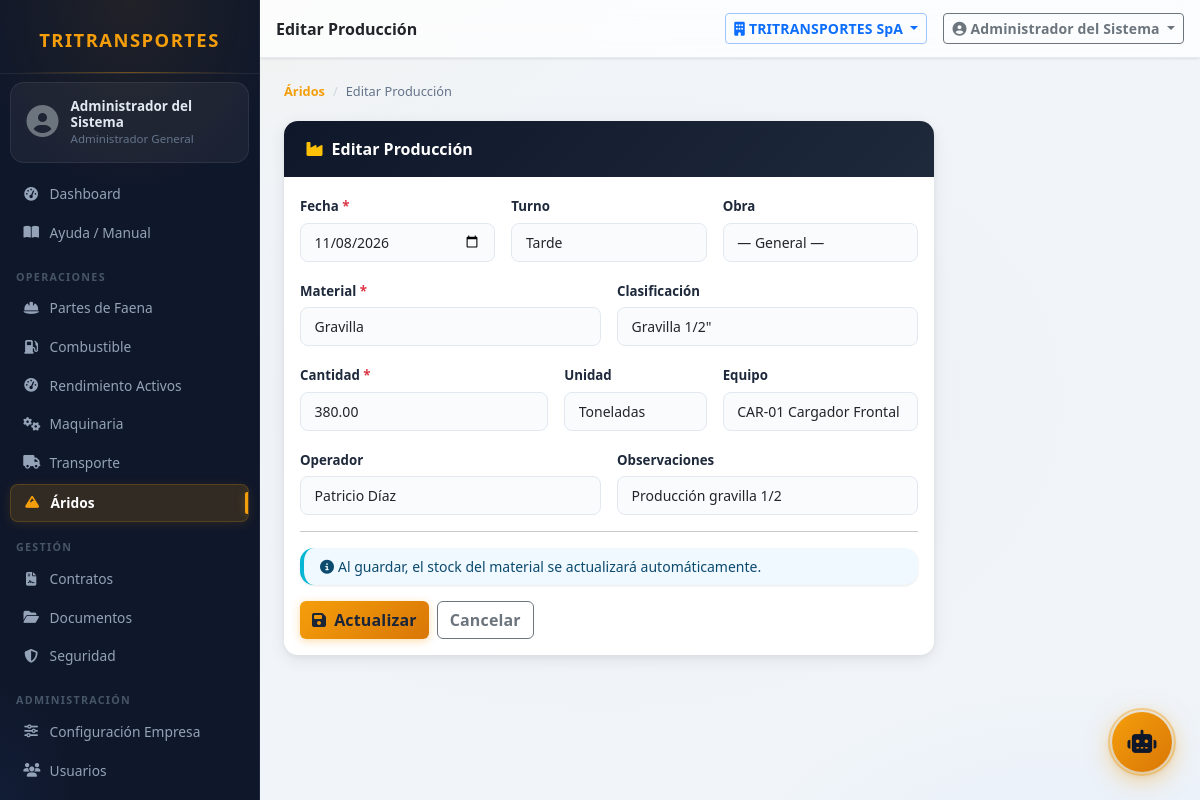
Screenshot of /modules/aridos/produccion?id=2 (signed in) with the database file from the repository.
### tables this page shows
CREATE TABLE IF NOT EXISTS produccion_aridos (
    id                    INT UNSIGNED AUTO_INCREMENT PRIMARY KEY,
    empresa_id            INT UNSIGNED NOT NULL,
    obra_id               INT UNSIGNED,
    material_id           INT UNSIGNED NOT NULL,
    clasificacion_id      INT UNSIGNED,
    fecha                 DATE NOT NULL,
    cantidad              DECIMAL(12,2) NOT NULL,
    unidad                VARCHAR(20)   NOT NULL DEFAULT 'ton',
    equipo_id             INT UNSIGNED,
    operador_id           INT UNSIGNED,
    turno                 ENUM('mañana','tarde','noche') DEFAULT 'mañana',
    observaciones         TEXT,
    creado_por            INT UNSIGNED,
    created_at            DATETIME NOT NULL DEFAULT CURRENT_TIMESTAMP,
    CONSTRAINT fk_prod_emp   FOREIGN KEY (empresa_id)       REFERENCES empresas(id),
    CONSTRAINT fk_prod_obra  FOREIGN KEY (obra_id)          REFERENCES obras(id)          ON DELETE SET NULL,
    CONSTRAINT fk_prod_mat   FOREIGN KEY (material_id)      REFERENCES materiales(id),
    CONSTRAINT fk_prod_clas  FOREIGN KEY (clasificacion_id) REFERENCES clasificaciones_arido(id) ON DELETE SET NULL,
    CONSTRAINT fk_prod_eq    FOREIGN KEY (equipo_id)        REFERENCES equipos(id)        ON DELETE SET NULL,
    CONSTRAINT fk_prod_op    FOREIGN KEY (operador_id)      REFERENCES operadores(id)     ON DELETE SET NULL,
    CONSTRAINT fk_prod_usr   FOREIGN KEY (creado_por)       REFERENCES usuarios(id)       ON DELETE SET NULL,
    INDEX idx_prod_emp_f (empresa_id, fecha),
    INDEX idx_prod_mat   (material_id)
);

CREATE TABLE IF NOT EXISTS materiales (
    id             INT UNSIGNED AUTO_INCREMENT PRIMARY KEY,
    nombre         VARCHAR(100) NOT NULL,
    unidad_medida  VARCHAR(20)  NOT NULL DEFAULT 'm3',
    activo         TINYINT(1)   NOT NULL DEFAULT 1,
    UNIQUE KEY uq_nombre (nombre)
);

CREATE TABLE IF NOT EXISTS clasificaciones_arido (
    id          INT UNSIGNED AUTO_INCREMENT PRIMARY KEY,
    material_id INT UNSIGNED NOT NULL,
    nombre      VARCHAR(100) NOT NULL,
    tamano      VARCHAR(30),
    activo      TINYINT(1)   NOT NULL DEFAULT 1,
    CONSTRAINT fk_clas_mat FOREIGN KEY (material_id) REFERENCES materiales(id)
);

CREATE TABLE IF NOT EXISTS equipos (
    id              INT UNSIGNED AUTO_INCREMENT PRIMARY KEY,
    empresa_id      INT UNSIGNED NOT NULL,
    codigo          VARCHAR(30)  NOT NULL,
    nombre          VARCHAR(120) NOT NULL,
    marca_id        INT UNSIGNED,
    modelo_id       INT UNSIGNED,
    categoria_id    INT UNSIGNED,
    anio            SMALLINT UNSIGNED,
    numero_serie    VARCHAR(60),
    horometro       DECIMAL(10,1) DEFAULT 0,
    activo          TINYINT(1)    NOT NULL DEFAULT 1,
    created_at      DATETIME      NOT NULL DEFAULT CURRENT_TIMESTAMP,
    updated_at      DATETIME      NOT NULL DEFAULT CURRENT_TIMESTAMP ON UPDATE CURRENT_TIMESTAMP,
    UNIQUE KEY uq_codigo (empresa_id, codigo),
    CONSTRAINT fk_eq_emp   FOREIGN KEY (empresa_id)   REFERENCES empresas(id),
    CONSTRAINT fk_eq_marca FOREIGN KEY (marca_id)     REFERENCES marcas_equipo(id) ON DELETE SET NULL,
    CONSTRAINT fk_eq_mod   FOREIGN KEY (modelo_id)    REFERENCES modelos_equipo(id) ON DELETE SET NULL,
    CONSTRAINT fk_eq_cat   FOREIGN KEY (categoria_id) REFERENCES categorias_equipo(id) ON DELETE SET NULL
);

### core/Helpers.php (called while the page is built, shortened)
<?php
function h(mixed $s): string {
    return htmlspecialchars((string)$s, ENT_QUOTES | ENT_HTML5, 'UTF-8');
}
function getInt(string $key, int $default = 0): int {
    return isset($_GET[$key]) ? (int)$_GET[$key] : $default;
}

### core/Auth.php (called while the page is built, shortened)
<?php
class Auth {
    public static function empresaId(): int {
        return (int)($_SESSION['empresa_id'] ?? 0);
    }
}

### core/Tenant.php (called while the page is built, shortened)
<?php
class Tenant
{
    private static bool $ocupado = false;
    private static ?array $tablasTenant = null;
    public static function tablasTenant(): array
    {
        if (self::$tablasTenant !== null) return self::$tablasTenant;
        $cache = ROOT . '/logs/.tenant_tablas.php';
        try {
            $filas = DB::all(
                "SELECT TABLE_NAME AS t FROM information_schema.COLUMNS
                 WHERE TABLE_SCHEMA = DATABASE() AND COLUMN_NAME = 'empresa_id'"
            );
            $lista = array_column($filas, 't');
        } catch (Throwable) {
            $lista = [];
        }
        return self::$tablasTenant = $lista;
    }
    public static function revisar(string $sql): ?string
    {
        $limpio = self::normalizar($sql);
        $verbo  = strtoupper(strtok(ltrim($limpio), " \t\n("));
        $tablas = self::tablasReferenciadas($limpio, $verbo);
        $sensibles = array_intersect($tablas, self::tablasTenant());
        if (!$sensibles) return null;
        if (stripos($limpio, 'empresa_id') !== false) return null;
        return 'Consulta sobre ' . implode(', ', $sensibles) . ' sin filtro empresa_id';
    }
    public static function verificar(string $sql): void
    {
        $modo = defined('TENANT_MODO') ? TENANT_MODO : 'auditar';
        if ($modo === 'off' || self::$ocupado) return;
        self::$ocupado = true;
        try {
            $motivo = self::revisar($sql);
            if ($motivo === null) return;
        } finally {
            self::$ocupado = false;
        }
    }
    public static function normalizar(string $sql): string
    {
        $sql = preg_replace('/--[^\n]*/', ' ', $sql);
        $sql = preg_replace('/\/\*.*?\*\//s', ' ', $sql);
        return trim(preg_replace('/\s+/', ' ', $sql));
    }
    public static function tablasReferenciadas(string $sql, string $verbo): array
    {
        $tablas = [];
        $cte = [];
        if (preg_match_all('/\b([a-z_][a-z0-9_]*)\s+AS\s*\(/i', $sql, $m)) {
            $cte = array_map('strtolower', $m[1]);
        }
        $patrones = [
            '/\bFROM\s+`?([a-z_][a-z0-9_]*)`?/i',
            '/\bJOIN\s+`?([a-z_][a-z0-9_]*)`?/i',
            '/\bUPDATE\s+`?([a-z_][a-z0-9_]*)`?/i',
            '/\bINSERT\s+INTO\s+`?([a-z_][a-z0-9_]*)`?/i',
        ];
        foreach ($patrones as $p) {
            if (preg_match_all($p, $sql, $m)) {
                foreach ($m[1] as $t) {
                    $t = strtolower($t);
                    $tablas[] = $t;
                }
            }
        }
        return array_values(array_unique($tablas));
    }
}

### config/database.php (called while the page is built, shortened)
<?php
class DB {
    private static ?PDO $pdo = null;
    public static function conn(): PDO {
        if (self::$pdo === null) {
            $dsn = sprintf('mysql:host=%s;port=%s;dbname=%s;charset=%s', DB_HOST, DB_PORT, DB_NAME, DB_CHARSET);
            self::$pdo = new PDO($dsn, DB_USER, DB_PASS, [
                PDO::ATTR_ERRMODE            => PDO::ERRMODE_EXCEPTION,
                PDO::ATTR_DEFAULT_FETCH_MODE => PDO::FETCH_ASSOC,
                PDO::ATTR_EMULATE_PREPARES   => false,
            ]);
        }
        return self::$pdo;
    }
    public static function run(string $sql, array $p = []): PDOStatement {
        if (class_exists('Tenant')) {
            Tenant::verificar($sql);
        }
        $stmt = self::conn()->prepare($sql);
        $stmt->execute($p);
        return $stmt;
    }
    public static function all(string $sql, array $p = []): array {
        return self::run($sql, $p)->fetchAll();
    }
    public static function one(string $sql, array $p = []): array|false {
        return self::run($sql, $p)->fetch();
    }
}

### config/config.php (called while the page is built, shortened)
<?php
function env(string $key, string $default = ''): string {
    $v = getenv($key);
    return ($v === false || $v === '') ? $default : $v;
}

### modules/aridos/produccion.php (the view, shortened to what this page needs)
<?php
$emp  = Auth::empresaId();
$id   = getInt('id');
$edit = $id > 0;
$r    = [];
if ($edit) {
    $r = DB::one("SELECT * FROM produccion_aridos WHERE id=? AND empresa_id=?", [$id, $emp]);
}
$materiales      = DB::all("SELECT id, nombre FROM materiales WHERE activo=1 ORDER BY nombre", []);
$clasificaciones = DB::all("SELECT id, nombre FROM clasificaciones_arido WHERE activo=1 ORDER BY nombre", []);
$equipos         = DB::all("SELECT id, codigo, nombre FROM equipos WHERE empresa_id=? AND activo=1 ORDER BY codigo", [$emp]);
$operadores      = DB::all("SELECT o.id, CONCAT(t.nombre,' ',t.apellido) AS nombre FROM operadores o INNER JOIN trabajadores t ON t.id=o.trabajador_id WHERE t.empresa_id=? AND o.activo=1 ORDER BY t.apellido", [$emp]);
$pageTitle = $edit ? 'Editar Producción' : 'Registrar Producción';
include ROOT . '/includes/header.php';
?>
<nav aria-label="breadcrumb"><ol class="breadcrumb">
    <li class="breadcrumb-item"><a href="index">Áridos</a></li>
    <li class="breadcrumb-item active"><?= h($pageTitle) ?></li>
</ol></nav>
<div class="card form-card" style="max-width:650px">
    <div class="card-header">
        <strong><i class="fas fa-industry text-warning me-2"></i><?= h($pageTitle) ?></strong>
    </div>
    <div class="card-body">
        <form method="POST" data-offline="1">
            <div class="row g-3">
                <div class="col-md-4">
                    <label class="form-label">Fecha <span class="text-danger">*</span></label>
                    <input type="date" name="fecha" class="form-control" required value="<?= h($r['fecha'] ?? date('Y-m-d')) ?>">
                </div>
                <div class="col-md-4">
                    <label class="form-label">Turno</label>
                    <select name="turno" class="form-select">
                        <?php foreach (['mañana'=>'Mañana','tarde'=>'Tarde','noche'=>'Noche'] as $v => $l): ?>
                            <option value="<?= $v ?>" <?= ($r['turno'] ?? 'mañana') === $v ? 'selected' : '' ?>><?= $l ?></option>
                        <?php endforeach; ?>
                    </select>
                </div>
                <div class="col-md-4">
                    <label class="form-label">Obra</label>
                    <select name="obra_id" class="form-select">
                        <option value="">— General —</option>
                    </select>
                </div>
                <div class="col-md-6">
                    <label class="form-label">Material <span class="text-danger">*</span></label>
                    <select name="material_id" class="form-select" required>
                        <?php if (empty($materiales)): ?>
                            <option value="" disabled selected>Sin materiales — Agregue en Admin → Áridos</option>
                        <?php else: ?>
                            <?php foreach ($materiales as $m): ?>
                                <option value="<?= $m['id'] ?>" <?= ($r['material_id'] ?? '') == $m['id'] ? 'selected' : '' ?>><?= h($m['nombre']) ?></option>
                            <?php endforeach; ?>
                        <?php endif; ?>
                    </select>
                </div>
                <div class="col-md-6">
                    <label class="form-label">Clasificación</label>
                    <select name="clasificacion_id" class="form-select">
                        <?php foreach ($clasificaciones as $c): ?>
                            <option value="<?= $c['id'] ?>" <?= ($r['clasificacion_id'] ?? '') == $c['id'] ? 'selected' : '' ?>><?= h($c['nombre']) ?></option>
                        <?php endforeach; ?>
                    </select>
                </div>
                <div class="col-md-5">
                    <label class="form-label">Cantidad <span class="text-danger">*</span></label>
                    <input type="number" name="cantidad" class="form-control" required min="0.01" step="0.01"
                           value="<?= h($r['cantidad'] ?? '') ?>">
                </div>
                <div class="col-md-3">
                    <label class="form-label">Unidad</label>
                    <select name="unidad" class="form-select">
                        <?php foreach (['ton'=>'Toneladas','m3'=>'m³','unidad'=>'Unidades'] as $v => $l): ?>
                            <option value="<?= $v ?>" <?= ($r['unidad'] ?? 'ton') === $v ? 'selected' : '' ?>><?= $l ?></option>
                        <?php endforeach; ?>
                    </select>
                </div>
                <div class="col-md-4">
                    <label class="form-label">Equipo</label>
                    <select name="equipo_id" class="form-select">
                        <?php foreach ($equipos as $e): ?>
                            <option value="<?= $e['id'] ?>" <?= ($r['equipo_id'] ?? '') == $e['id'] ? 'selected' : '' ?>><?= h($e['codigo'] . ' ' . $e['nombre']) ?></option>
                        <?php endforeach; ?>
                    </select>
                </div>
                <div class="col-md-6">
                    <label class="form-label">Operador</label>
                    <select name="operador_id" class="form-select">
                        <?php foreach ($operadores as $op): ?>
                            <option value="<?= $op['id'] ?>" <?= ($r['operador_id'] ?? '') == $op['id'] ? 'selected' : '' ?>><?= h($op['nombre']) ?></option>
                        <?php endforeach; ?>
                    </select>
                </div>
                <div class="col-md-6">
                    <label class="form-label">Observaciones</label>
                    <input type="text" name="observaciones" class="form-control" maxlength="255" value="<?= h($r['observaciones'] ?? '') ?>">
                </div>
            </div>
            <hr class="my-3">
            <div class="alert alert-info py-2 small">
                <i class="fas fa-info-circle me-1"></i>Al guardar, el stock del material se actualizará automáticamente.
            </div>
            <div class="d-flex gap-2">
                <button type="submit" class="btn btn-warning text-dark fw-semibold">
                    <i class="fas fa-save me-2"></i><?= $edit ? 'Actualizar' : 'Registrar Producción' ?>
                </button>
                <a href="index" class="btn btn-outline-secondary">Cancelar</a>
            </div>
        </form>
    </div>
</div>
<?php include ROOT . '/includes/footer.php'; ?>

### rows the page displays
produccion_aridos: fecha "11/08/2026", turno "Tarde", material_id "Gravilla", clasificacion_id "Gravilla 1/2\"", cantidad "380.00", unidad "Toneladas", equipo_id "CAR-01 Cargador Frontal CAT 966H", operador_id "Patricio Díaz", observaciones "Producción gravilla 1/2"

### other values shown
Auth::user()['nombre'] "Administrador del Sistema"
Auth::rolNombre() "Administrador General"
$label "Dashboard Ayuda / Manual Partes de Faena Combustible Rendimiento Activos Maquinaria Transporte Áridos Contratos Documentos Seguridad Configuración Empresa Usuarios"
$label "OPERACIONES GESTIÓN ADMINISTRACIÓN"
$pageTitle "Editar Producción"
$empActiva "TRITRANSPORTES SpA"
